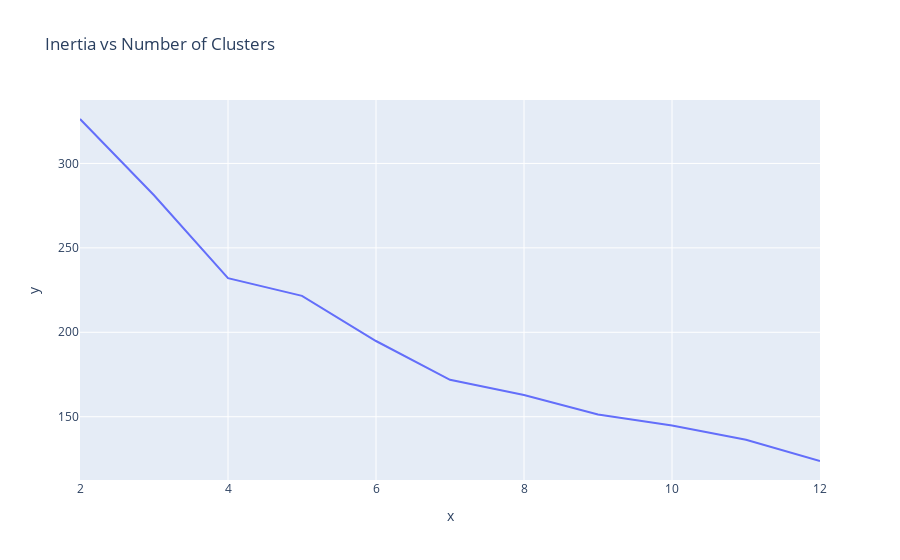
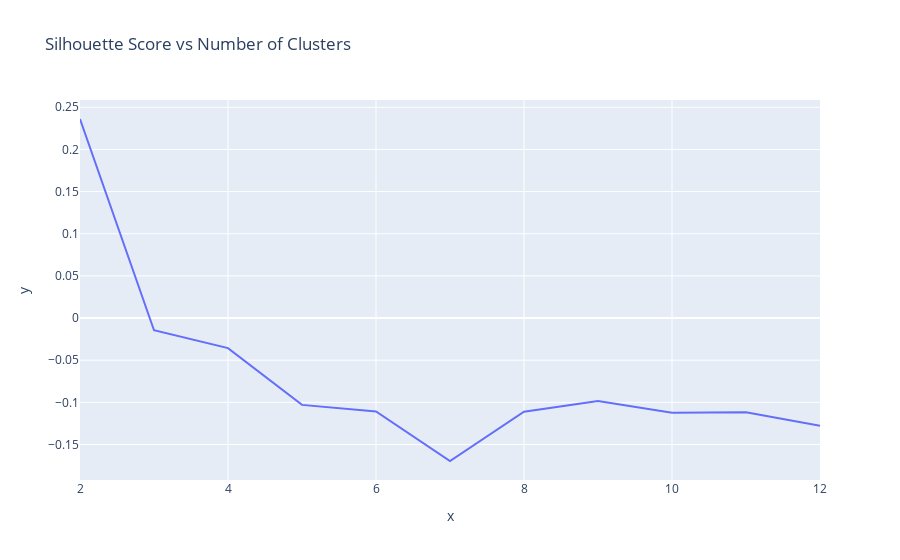

The notebook cell these images were saved under, in order:
### Code cell
# -------------------------
# 11-12. K-Means clustering, test 2-12 clusters
# -------------------------
n_clusters = range(2, 13)
inertia_errors = []
silhouette_scores = []

for k in n_clusters:
    model = make_pipeline(StandardScaler(), KMeans(n_clusters=k, random_state=42))
    model.fit(X)
    inertia_errors.append(model.named_steps["kmeans"].inertia_)
    silhouette_scores.append(
        silhouette_score(X, model.named_steps["kmeans"].labels_)
    )

# Plot inertia and silhouette
fig = px.line(x=n_clusters, y=inertia_errors, title="Inertia vs Number of Clusters")
fig.show()

fig = px.line(x=n_clusters, y=silhouette_scores, title="Silhouette Score vs Number of Clusters")
fig.show()

### Figure 1 — Plotly figure (JSON) as saved in the notebook; plotly's stock layout.template omitted (floating-point values rounded to 4 significant figures)
{"data": [{"hovertemplate": "x=%{x}<br>y=%{y}<extra></extra>", "legendgroup": "", "line": {"color": "#636efa", "dash": "solid"}, "marker": {"symbol": "circle"}, "mode": "lines", "name": "", "orientation": "v", "showlegend": false, "type": "scatter", "x": [2, 3, 4, 5, 6, 7, 8, 9, 10, 11, 12], "xaxis": "x", "y": [326.3, 281.2, 232.1, 221.6, 194.8, 171.8, 162.9, 151.3, 144.9, 136.4, 123.8], "yaxis": "y"}], "layout": {"legend": {"tracegroupgap": 0}, "title": {"text": "Inertia vs Number of Clusters"}, "xaxis": {"anchor": "y", "domain": [0, 1], "title": {"text": "x"}}, "yaxis": {"anchor": "x", "domain": [0, 1], "title": {"text": "y"}}}}

### Figure 2 — Plotly figure (JSON) as saved in the notebook; plotly's stock layout.template omitted (floating-point values rounded to 4 significant figures)
{"data": [{"hovertemplate": "x=%{x}<br>y=%{y}<extra></extra>", "legendgroup": "", "line": {"color": "#636efa", "dash": "solid"}, "marker": {"symbol": "circle"}, "mode": "lines", "name": "", "orientation": "v", "showlegend": false, "type": "scatter", "x": [2, 3, 4, 5, 6, 7, 8, 9, 10, 11, 12], "xaxis": "x", "y": [0.2361, -0.01446, -0.03571, -0.103, -0.1108, -0.1696, -0.1111, -0.09836, -0.1125, -0.1118, -0.1279], "yaxis": "y"}], "layout": {"legend": {"tracegroupgap": 0}, "title": {"text": "Silhouette Score vs Number of Clusters"}, "xaxis": {"anchor": "y", "domain": [0, 1], "title": {"text": "x"}}, "yaxis": {"anchor": "x", "domain": [0, 1], "title": {"text": "y"}}}}
